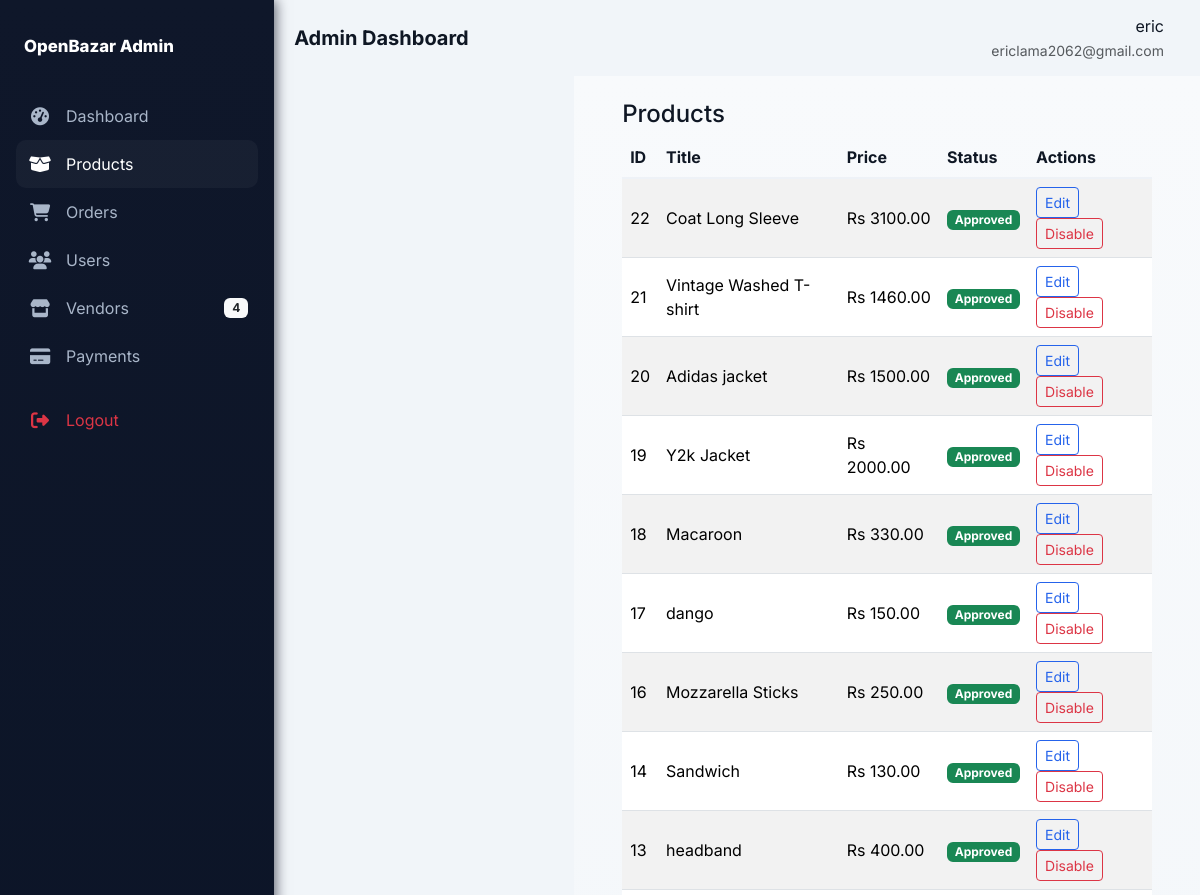
The page /dashboard/products/ (signed in, upper part) on the database as committed earlier.
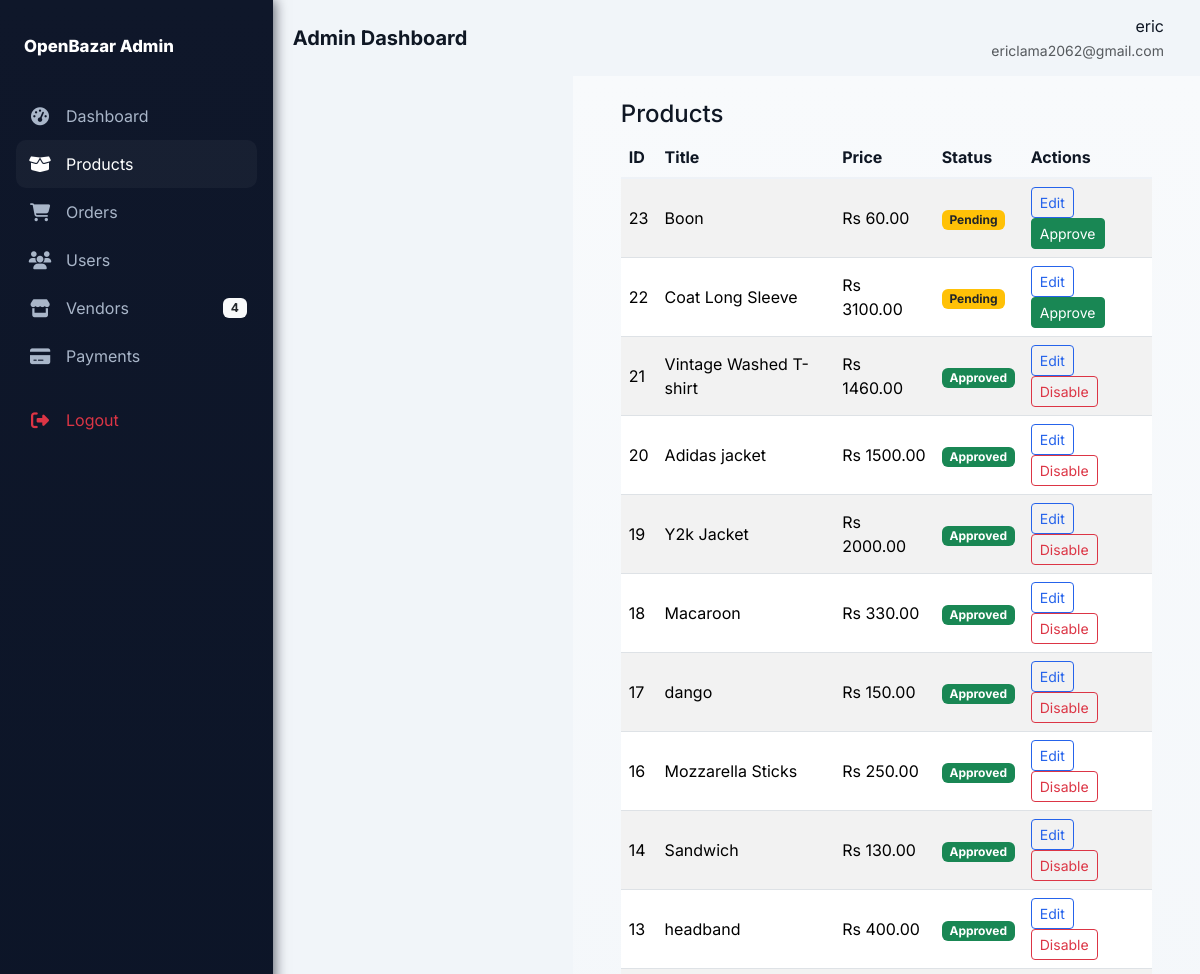
The same page on the database as committed later.
### products/models.py (models this page shows, shortened)
class Product(models.Model):
    CATEGORY_CHOICES = [
        ('Foods & Bakery', 'Foods & Bakery'),
        ('Crochet', 'Crochet'),
        ('Fashion (Clothes)', 'Fashion (Clothes)'),
    ]
    name = models.CharField(max_length=255)
    image = models.ImageField(upload_to='products/')
    category = models.CharField(max_length=50, choices=CATEGORY_CHOICES)
    price = models.DecimalField(max_digits=10, decimal_places=2)
    vendor = models.ForeignKey("vendors.Vendor", on_delete=models.CASCADE, null=True, blank=True)
    is_approved = models.BooleanField(default=False)
    description = models.TextField(blank=True, null=True)

### admin_dashboard/views.py (the view)
# urls.py: path('products/', views.products_view, name='products'),
@staff_member_required
def products_view(request):
    products = Product.objects.all().order_by('-id')
    return render(request, 'admin_dashboard/products.html', {'products': products, 'filter': 'all'})

### admin_dashboard/templatetags/admin_extras.py (called while the page is built)
@register.simple_tag
def get_vendor_count():
    try:
        return Vendor.objects.count()
    except Exception:
        return 0

### admin_dashboard/templates/admin_dashboard/products.html (shortened to what this page needs)
{% extends 'admin_dashboard/base_admin.html' %}
{% block content %}
<div class="container-fluid">
  <h4>Products</h4>
  <div class="table-responsive">
    <table class="table table-striped">
      <thead><tr><th>ID</th><th>Title</th><th>Price</th><th>Status</th><th>Actions</th></tr></thead>
      <tbody>
        {% for p in products %}
          <tr>
            <td>{{ p.id }}</td>
            <td>{{ p.name }}</td>
            <td>Rs {{ p.price|floatformat:2 }}</td>
            <td>{% if p.is_approved %}<span class="badge bg-success">Approved</span>{% else %}<span class="badge bg-warning text-dark">Pending</span>{% endif %}</td>
            <td>
              <a class="btn btn-sm btn-outline-primary" href="{% url 'admin_dashboard:edit_product' p.id %}">Edit</a>
              {% if not p.is_approved %}
                <form method="post" action="{% url 'admin_dashboard:approve_product' p.id %}" style="display:inline">
                  <button class="btn btn-sm btn-success">Approve</button>
                </form>
              {% else %}
                <form method="post" action="{% url 'admin_dashboard:approve_product' p.id %}" style="display:inline">
                  <button class="btn btn-sm btn-outline-danger">Disable</button>
                </form>
              {% endif %}
            </td>
          </tr>
        {% empty %}
          <tr><td colspan="5">No products</td></tr>
        {% endfor %}
      </tbody>
    </table>
  </div>
</div>
{% endblock %}

Rows that differ between the two databases and show on the page:
added Product: id "23", name "Boon", price "60.00", is_approved "Pending"
changed Product "Coat Long Sleeve": is_approved "Approved Disable" → "Pending Approve"
